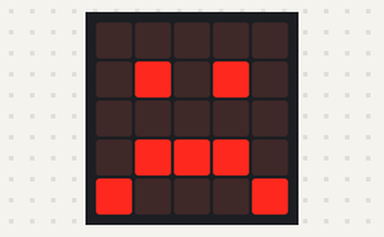
The program below on a simulated BBC micro:bit running MicroPython. On the bench: the board's 5×5 LED display. At 3.0 s the program stops and its outputs stay as they are.

Above: at 0.1 s.
At 1.1 s:
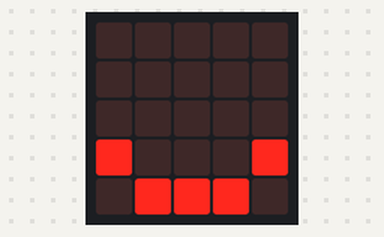
At 2.1 s:
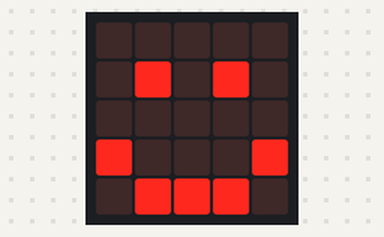

The program:

06-kep_megjelenitese.py
```python
from microbit import *

#szomoru - kep megjelenitese
display.show(Image.SAD)
sleep(1000)

#mosoly - kep megjelenitese
display.show(Image.SMILE)
sleep(1000)

#boldog - kep megjelenitese
display.show(Image.HAPPY)
sleep(1000)

#LED kijelző törlése
display.clear()
```

Measured:
- what the display in image 1 shows lasts 1.0 s, from 1.0 s to 2.0 s
